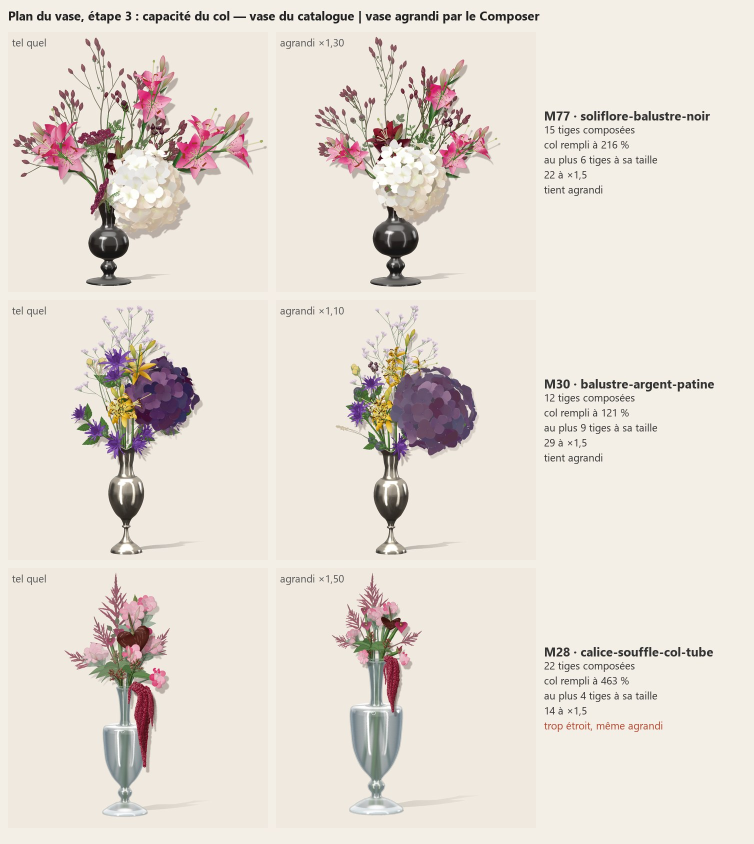
#> input picture vases5/plan-vase/planche-etape3.jpg, 1508 x 1688 px, given in place of ref.jpg, which was not available (shown at 1/2 size)
$ python grid_cmp.py 5 5
#> lines starting #> are read from the running program, lines starting #| are printed output that depends on the picture; after the words box and inside, x2 and y2 are one past the last pixel; in counts of white or black regions, pixels touching at a corner belong together; pictures that were not available may be replaced by others from this repository, and a replacement may not be noted
### vases5/mesure.py
# Measuring tools of the five-vase workshops (vases5/): how far a render is from its reference, in numbers.
# The owner asked for exact copies (2026-10-16): shape, light, colour, texture, transparency must be measured, not judged by eye.
#   python mesure.py spectre <img> [mask.png] [--grid 8]           colour "spectrography": CIELAB statistics on a grid and per region
#   python mesure.py cmp <ref> <render> [--mask m.png] [--out d]   aligned images: dE2000 map, per-region dE, SSIM, edges, silhouette
#   python mesure.py grain <ref> <render> x0 y0 x1 y1 [x0' y0' x1' y1'] radial power spectrum of the fine texture in a box
#   python mesure.py align <ref> <render> [--out a.png]             best similarity transform of the render onto the reference
# Images are read as files; the reference photograph never leaves the workshop's out/ folder.
import sys, os, json, math
import numpy as np, cv2


# ---------------------------------------------------------------- colour
def to_lab(bgr):
    """float CIELAB (L 0..100, a, b) of an 8-bit BGR image (sRGB, D65)"""
    rgb = bgr[..., ::-1].astype(np.float64) / 255.0
    lin = np.where(rgb <= .04045, rgb / 12.92, ((rgb + .055) / 1.055) ** 2.4)
    M = np.array([[.4124564, .3575761, .1804375], [.2126729, .7151522, .0721750], [.0193339, .1191920, .9503041]])
    xyz = lin @ M.T / np.array([.95047, 1.0, 1.08883])
    f = np.where(xyz > (6 / 29) ** 3, np.cbrt(xyz), xyz / (3 * (6 / 29) ** 2) + 4 / 29)
    return np.stack([116 * f[..., 1] - 16, 500 * (f[..., 0] - f[..., 1]), 200 * (f[..., 1] - f[..., 2])], -1)


# [189 lines left out: functions de2000, read, silhouette, spectre, ssim, cmp and 3 more, not called in this run]


# [14 lines that do not run on import are left out]

### vases5/prisme-jaune/grid_cmp.py
# Mean CIELAB L (and b) of the photograph and of our render on a coarse grid inside the measured mask: where the light
# and the dark differ (the cells read row by row from the top, columns from the left)
import sys, os, numpy as np, cv2
sys.path.insert(0, os.path.join(os.path.dirname(os.path.abspath(__file__)), '..'))
import mesure as M
O = os.path.join(os.path.dirname(os.path.abspath(__file__)), 'out')
ref = cv2.imread(os.path.join(O, 'ref.jpg')); ren = cv2.imread(os.path.join(O, '_ren_rgba.png'))
#> further down, ref is the input picture: shape (1688, 1508, 3); mean B, G, R 212.5, 221, 228.7
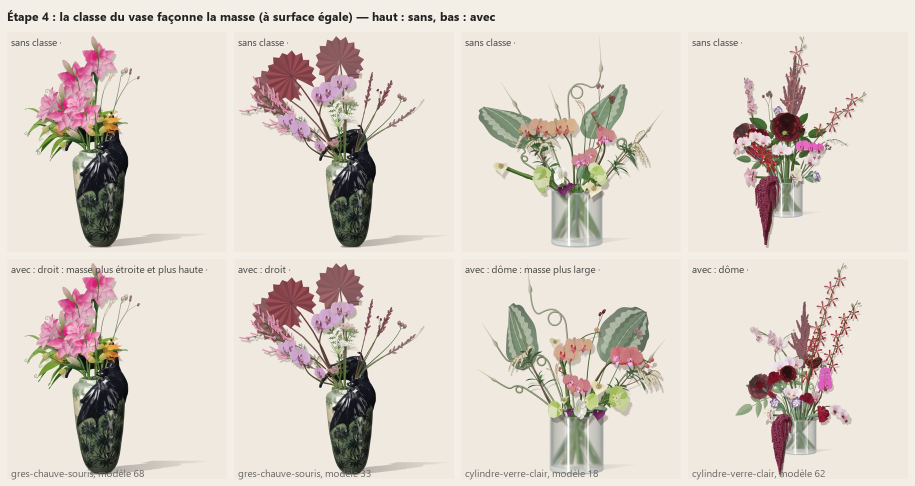
#> input picture vases5/plan-vase/planche-etape4.jpg, 1830 x 972 px, given in place of _ren_rgba.png, which was not available (shown at 1/2 size)
#> further down, ren is the input picture: shape (972, 1830, 3); mean B, G, R 201.4, 210.7, 219.4
m = cv2.imread(os.path.join(O, 'mask_ref.png'), 0) > 127
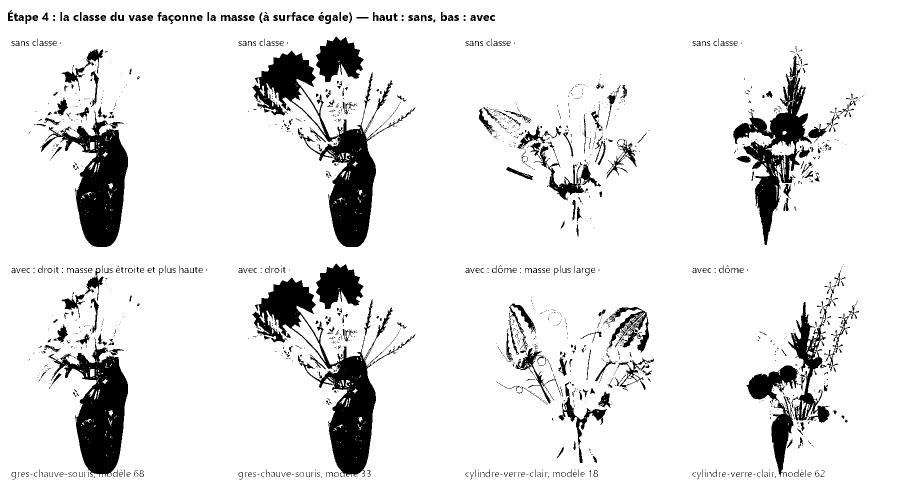
#> m: shape (972, 1830) bool (shown at 1/2 size); 90% white; 1647 black regions (1241 under 20 px), largest, box (x1, y1, x2, y2) and area: (505, 555, 831, 954) 27112, (505, 101, 831, 494) 26988, (97, 675, 256, 954) 19220
A, B = M.to_lab(cv2.GaussianBlur(ref, (0, 0), 2)), M.to_lab(cv2.GaussianBlur(ren, (0, 0), 2))
#> in to_lab, `xyz = lin @ M.T / np.array([.95047, 1.0, 1.08883])`:
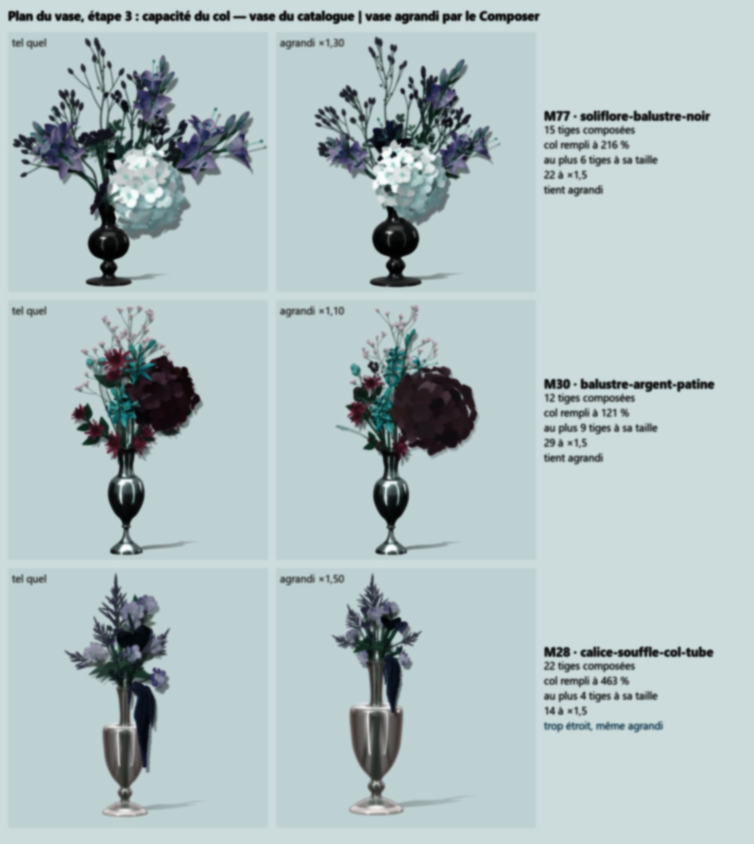
#> xyz: shape (1688, 1508, 3) float64 (shown at 1/2 size); mean of channels 0, 1, 2 0.764, 0.76, 0.697; drawn as B, G, R
#> in to_lab, `return np.stack([116 * f[..., 1] - 16, 500 * (f[..., 0] - f[..., 1]), ..`:
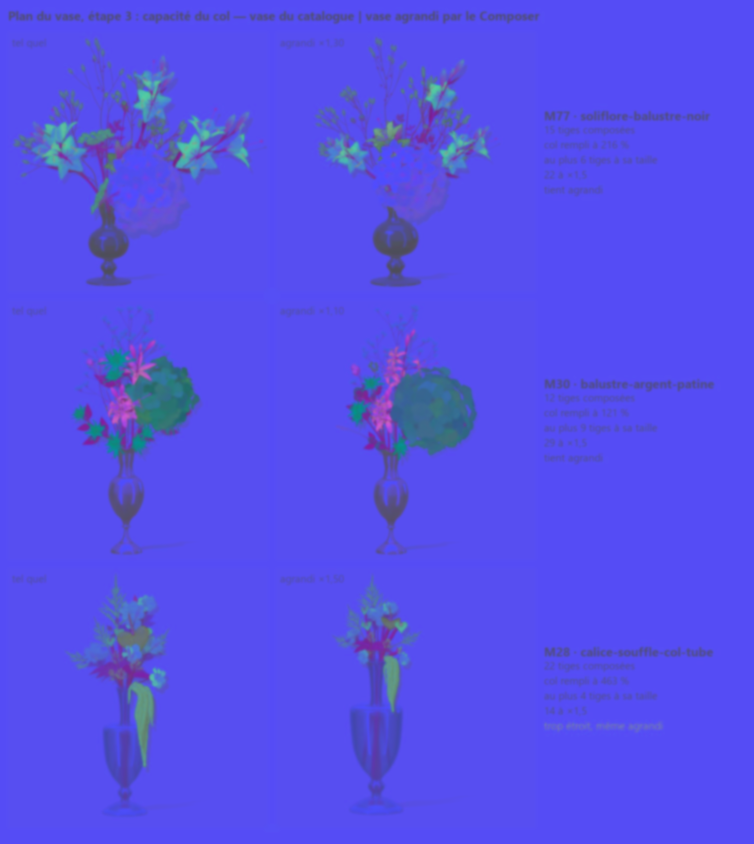
#> returned value: shape (1688, 1508, 3) float64 (shown at 1/2 size); mean of channels 0, 1, 2 88.3, 1.3, 5.1; drawn with min black and max white
#> in to_lab (call 2), `xyz = lin @ M.T / np.array([.95047, 1.0, 1.08883])`:
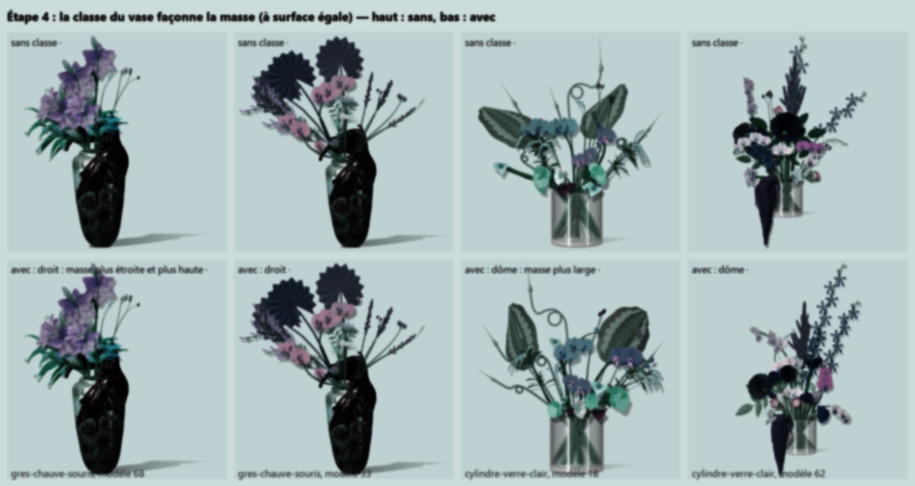
#> xyz: shape (972, 1830, 3) float64 (shown at 1/2 size); mean of channels 0, 1, 2 0.709, 0.704, 0.64; drawn as B, G, R
#> in to_lab (call 2), `f = np.where(xyz > (6 / 29) ** 3, np.cbrt(xyz), xyz / (3 * (6 / 29) **..`:
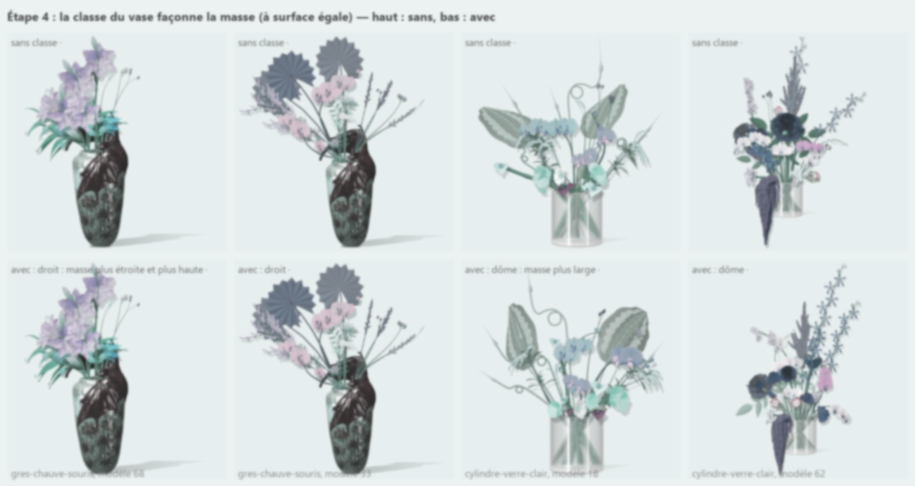
#> f: shape (972, 1830, 3) float64 (shown at 1/2 size); mean of channels 0, 1, 2 0.87, 0.866, 0.838; drawn as B, G, R
#> in to_lab (call 2), `return np.stack([116 * f[..., 1] - 16, 500 * (f[..., 0] - f[..., 1]), ..`:
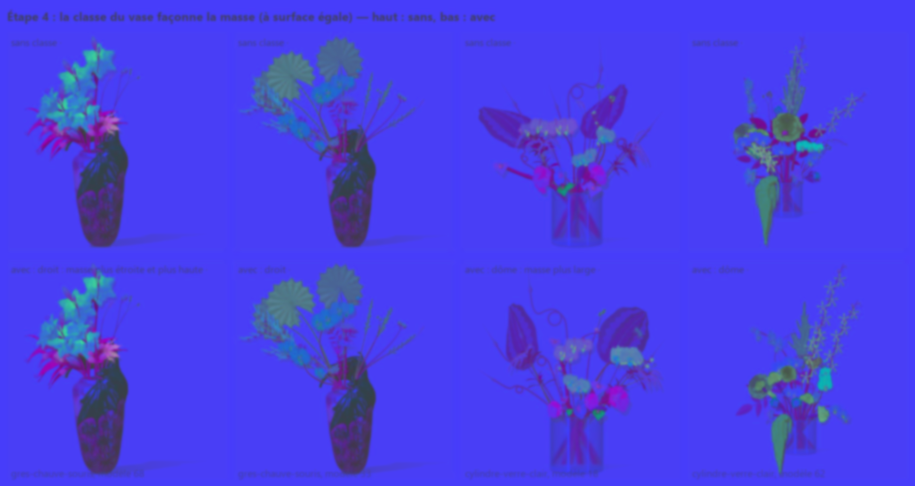
#> returned value: shape (972, 1830, 3) float64 (shown at 1/2 size); mean of channels 0, 1, 2 84.5, 1.5, 5.8; drawn with min black and max white
ys, xs = np.nonzero(m); y0, y1, x0, x1 = ys.min(), ys.max(), xs.min(), xs.max()
#> after `y0, y1, x0, x1 = (ys.min(), ys.max(), xs.min(), xs.max())`: y0 = 0; y1 = 971; x0 = 0; x1 = 1829
R, C = int(sys.argv[1]) if len(sys.argv) > 1 else 10, int(sys.argv[2]) if len(sys.argv) > 2 else 5
for i in range(R):
    row = []
    for j in range(C):
        a, b = y0 + (y1 - y0) * i // R, y0 + (y1 - y0) * (i + 1) // R
        c, d = x0 + (x1 - x0) * j // C, x0 + (x1 - x0) * (j + 1) // C
        s = m[a:b, c:d]
        if s.sum() < 50:
            row.append('     ----     '); continue
#> (the run stopped early here; a loop or call above may not have finished)
